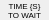
        <widget class="PyDMFrame" name="composite_16">
          <property name="geometry">
            <rect>
              <x>482</x>
              <y>268</y>
              <width>49</width>
              <height>20</height>
            </rect>
          </property>
          <property name="sizePolicy">
            <sizepolicy hsizetype="Ignored" vsizetype="Ignored">
              <horstretch>0</horstretch>
              <verstretch>0</verstretch>
            </sizepolicy>
          </property>
          <layout class="QGridLayout" name="gridLayout_17" columnstretch="47,2" rowstretch="1,9,1,9">
            <property name="leftMargin">
              <number>0</number>
            </property>
            <property name="topMargin">
              <number>0</number>
            </property>
            <property name="rightMargin">
              <number>0</number>
            </property>
            <property name="bottomMargin">
              <number>0</number>
            </property>
            <property name="horizontalSpacing">
              <number>0</number>
            </property>
            <property name="verticalSpacing">
              <number>0</number>
            </property>
            <item row="0" column="0" rowspan="4">
              <widget class="PyDMDrawingRectangle" name="rectangle_13">
                <property name="geometry">
                  <rect>
                    <x>0</x>
                    <y>0</y>
                    <width>47</width>
                    <height>20</height>
                  </rect>
                </property>
                <property name="sizePolicy">
                  <sizepolicy hsizetype="Ignored" vsizetype="Ignored">
                    <horstretch>0</horstretch>
                    <verstretch>0</verstretch>
                  </sizepolicy>
                </property>
                <property name="brush" stdset="0">
                  <brush brushstyle="SolidPattern">
                    <color alpha="255">
                      <red>115</red>
                      <green>223</green>
                      <blue>255</blue>
                    </color>
                  </brush>
                </property>
                <property name="penStyle" stdset="0">
                  <enum>Qt::SolidLine</enum>
                </property>
                <property name="penColor" stdset="0">
                  <color>
                    <red>115</red>
                    <green>223</green>
                    <blue>255</blue>
                  </color>
                </property>
                <property name="penWidth" stdset="0">
                  <double>0</double>
                </property>
                <property name="penCapStyle" stdset="0">
                  <enum>Qt::FlatCap</enum>
                </property>
                <property name="toolTip">
                  <string>rectangle_13</string>
                </property>
              </widget>
            </item>
            <item row="1" column="0" rowspan="2" colspan="2">
              <widget class="QLabel" name="text_54">
                <property name="geometry">
                  <rect>
                    <x>0</x>
                    <y>1</y>
                    <width>49</width>
                    <height>10</height>
                  </rect>
                </property>
                <property name="sizePolicy">
                  <sizepolicy hsizetype="Ignored" vsizetype="Ignored">
                    <horstretch>0</horstretch>
                    <verstretch>0</verstretch>
                  </sizepolicy>
                </property>
                <property name="text">
                  <string>TIME {S}</string>
                </property>
                <property name="font">
                  <font>
                    <pointsize>6</pointsize>
                  </font>
                </property>
                <property name="brush" stdset="0">
                  <brush brushstyle="SolidPattern">
                    <color alpha="255">
                      <red>0</red>
                      <green>0</green>
                      <blue>0</blue>
                    </color>
                  </brush>
                </property>
                <property name="toolTip">
                  <string>text_54</string>
                </property>
                <property name="alignment">
                  <set>Qt::AlignCenter</set>
                </property>
                <property name="styleSheet">
                  <string notr="true">QLabel#text_54 {
  color: rgb(0, 0, 0);
  }</string>
                </property>
              </widget>
            </item>
            <item row="2" column="0" rowspan="2" colspan="2">
              <widget class="QLabel" name="text_55">
                <property name="geometry">
                  <rect>
                    <x>0</x>
                    <y>10</y>
                    <width>49</width>
                    <height>10</height>
                  </rect>
                </property>
                <property name="sizePolicy">
                  <sizepolicy hsizetype="Ignored" vsizetype="Ignored">
                    <horstretch>0</horstretch>
                    <verstretch>0</verstretch>
                  </sizepolicy>
                </property>
                <property name="text">
                  <string>TO WAIT</string>
                </property>
                <property name="font">
                  <font>
                    <pointsize>6</pointsize>
                  </font>
                </property>
                <property name="brush" stdset="0">
                  <brush brushstyle="SolidPattern">
                    <color alpha="255">
                      <red>0</red>
                      <green>0</green>
                      <blue>0</blue>
                    </color>
                  </brush>
                </property>
                <property name="toolTip">
                  <string>text_55</string>
                </property>
                <property name="alignment">
                  <set>Qt::AlignCenter</set>
                </property>
                <property name="styleSheet">
                  <string notr="true">QLabel#text_55 {
  color: rgb(0, 0, 0);
  }</string>
                </property>
              </widget>
            </item>
            <item row="0" column="0" rowspan="4">
              <widget class="PyDMDrawingPolyline" name="polyline_24">
                <property name="geometry">
                  <rect>
                    <x>0</x>
                    <y>0</y>
                    <width>47</width>
                    <height>20</height>
                  </rect>
                </property>
                <property name="sizePolicy">
                  <sizepolicy hsizetype="Ignored" vsizetype="Ignored">
                    <horstretch>0</horstretch>
                    <verstretch>0</verstretch>
                  </sizepolicy>
                </property>
                <property name="toolTip">
                  <string>polyline_24</string>
                </property>
                <property name="brush" stdset="0">
                  <brush brushstyle="NoBrush">
                    <color alpha="255">
                      <red>236</red>
                      <green>236</green>
                      <blue>236</blue>
                    </color>
                  </brush>
                </property>
                <property name="penStyle" stdset="0">
                  <enum>Qt::SolidLine</enum>
                </property>
                <property name="penColor" stdset="0">
                  <color>
                    <red>236</red>
                    <green>236</green>
                    <blue>236</blue>
                  </color>
                </property>
                <property name="penWidth" stdset="0">
                  <double>1</double>
                </property>
                <property name="penCapStyle" stdset="0">
                  <enum>Qt::FlatCap</enum>
                </property>
                <property name="points" stdset="0">
                  <stringlist>
                    <string>527, 267</string>
                    <string>527, 286</string>
                    <string>481, 286</string>
                  </stringlist>
                </property>
              </widget>
            </item>
            <item row="0" column="0" rowspan="4">
              <widget class="PyDMDrawingPolyline" name="polyline_25">
                <property name="geometry">
                  <rect>
                    <x>0</x>
                    <y>0</y>
                    <width>47</width>
                    <height>20</height>
                  </rect>
                </property>
                <property name="sizePolicy">
                  <sizepolicy hsizetype="Ignored" vsizetype="Ignored">
                    <horstretch>0</horstretch>
                    <verstretch>0</verstretch>
                  </sizepolicy>
                </property>
                <property name="toolTip">
                  <string>polyline_25</string>
                </property>
                <property name="brush" stdset="0">
                  <brush brushstyle="NoBrush">
                    <color alpha="255">
                      <red>105</red>
                      <green>105</green>
                      <blue>105</blue>
                    </color>
                  </brush>
                </property>
                <property name="penStyle" stdset="0">
                  <enum>Qt::SolidLine</enum>
                </property>
                <property name="penColor" stdset="0">
                  <color>
                    <red>105</red>
                    <green>105</green>
                    <blue>105</blue>
                  </color>
                </property>
                <property name="penWidth" stdset="0">
                  <double>1</double>
                </property>
                <property name="penCapStyle" stdset="0">
                  <enum>Qt::FlatCap</enum>
                </property>
                <property name="points" stdset="0">
                  <stringlist>
                    <string>481, 286</string>
                    <string>481, 267</string>
                    <string>527, 267</string>
                  </stringlist>
                </property>
              </widget>
            </item>
          </layout>
        </widget>
